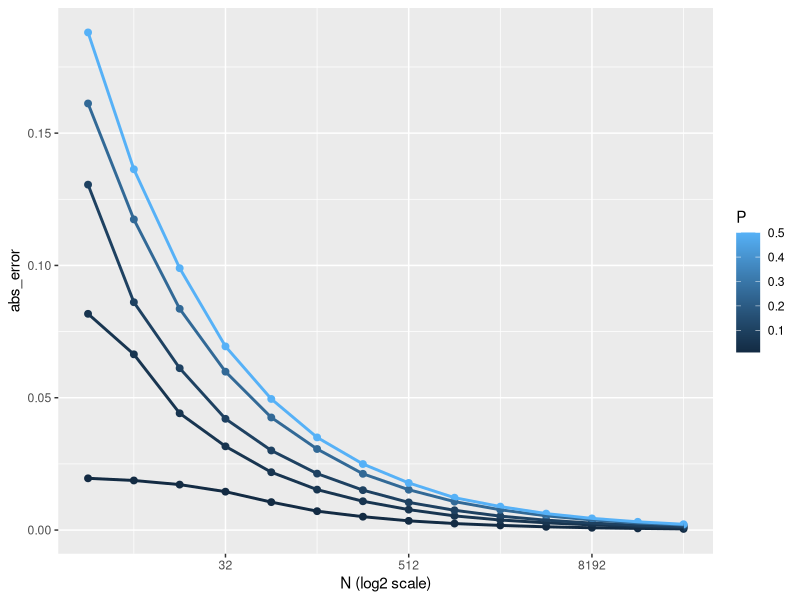
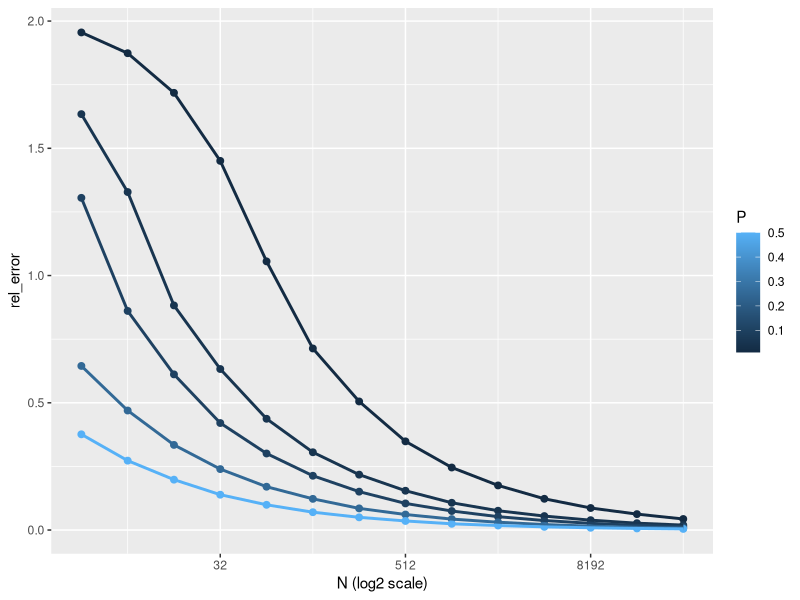
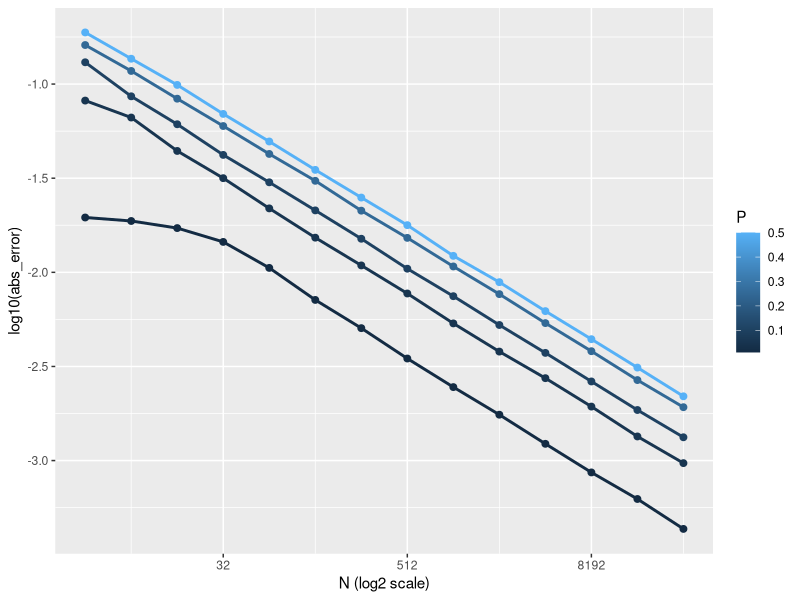
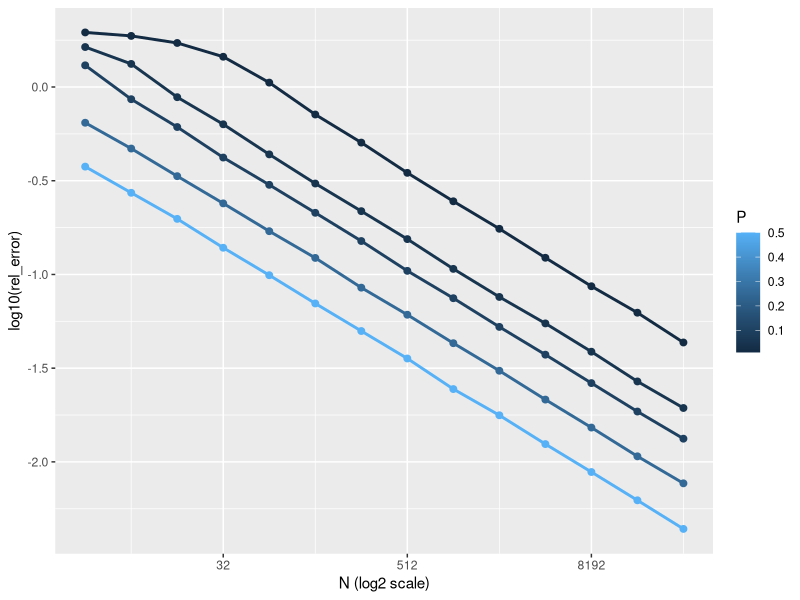

These charts were generated, in order, by the following R code:
## ---- chunk 1
library(tidyverse)
library(ggplot2)
output <- expand_grid(
  N= 2^c(2:15)
, P= c(0.01, 0.05, 0.10, 0.25, 0.50)
, abs_error= NA
, rel_error= NA
, KEEP.OUT.ATTRS = FALSE
)
#output <- arrange(output, P)
r <- 10000
for (i in 1:nrow(output)) {
  p <- output$P[i]
  n <- output$N[i]
  phat <- rbinom(r,n,p)/n
  output[i,"abs_error"] <-mean(abs(phat - p))
  output[i,"rel_error"] <-mean(abs(phat - p)/p)
}






## ---- chunk 2
ggplot(output,aes( N, abs_error) )+ geom_point(aes(color=P),size = 2) + geom_line(aes(group = P,color=P),size = 1) + scale_x_continuous(trans = "log2") + xlab("N (log2 scale)")  
## ---- chunk 3
ggplot(output,aes( N, rel_error) )+ geom_point(aes(color=P),size = 2) + geom_line(aes(group = P,color=P),size = 1) + scale_x_continuous(trans = "log2") + xlab("N (log2 scale)") 

## ---- chunk 4
ggplot(output,aes( N, log10(abs_error)) )+ geom_point(aes(color=P),size = 2) + geom_line(aes(group = P,color=P),size = 1) + scale_x_continuous(trans = "log2") + xlab("N (log2 scale)") 
## ---- chunk 5
ggplot(output,aes( N, log10(rel_error)))+ geom_point(aes(color=P),size = 2) + geom_line(aes(group = P,color=P),size = 1) + scale_x_continuous(trans = "log2") + xlab("N (log2 scale)") 
